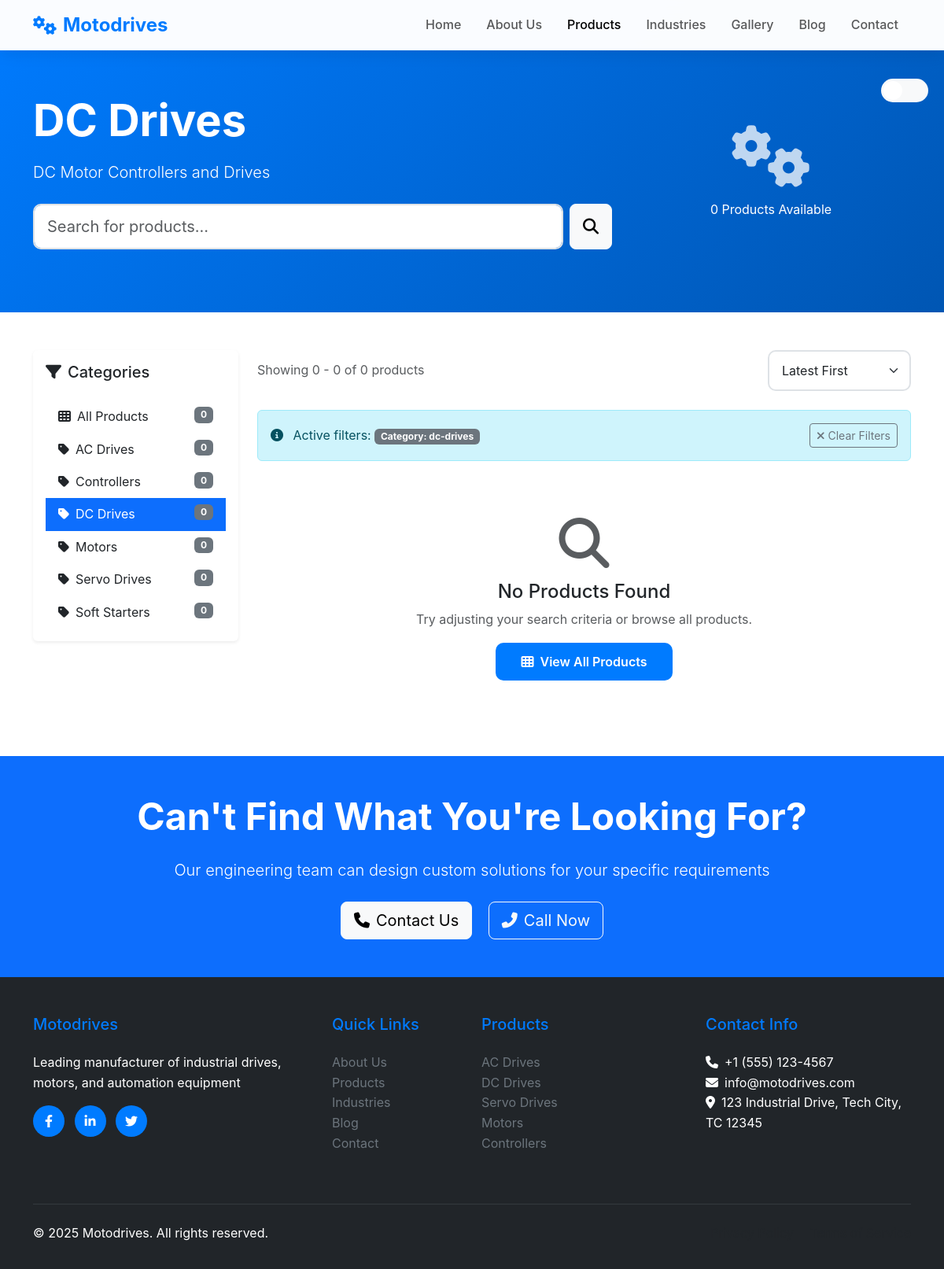
The page /products.php?category=dc-drives on the database its author committed.
### tables this page shows
CREATE TABLE `categories` (
  `id` int(11) NOT NULL AUTO_INCREMENT,
  `name` varchar(100) NOT NULL,
  `slug` varchar(100) NOT NULL,
  `description` text DEFAULT NULL,
  `image` varchar(255) DEFAULT NULL,
  `status` enum('active','inactive') NOT NULL DEFAULT 'active',
  `created_at` timestamp NOT NULL DEFAULT CURRENT_TIMESTAMP,
  `updated_at` timestamp NOT NULL DEFAULT CURRENT_TIMESTAMP ON UPDATE CURRENT_TIMESTAMP,
  PRIMARY KEY (`id`),
  UNIQUE KEY `slug` (`slug`)
);

### products.php (the view, shortened to what the rows shown need)
<?php
require_once 'config/config.php';
$categoriesQuery = "SELECT * FROM categories WHERE status = 'active' ORDER BY name ASC";
$categories = $db->query($categoriesQuery);
$search = isset($_GET['search']) ? sanitize($_GET['search']) : '';
$categoryFilter = isset($_GET['category']) ? sanitize($_GET['category']) : '';
$pageTitle = 'Products';
$pageDescription = 'Browse our comprehensive range of industrial drives, motors, and automation equipment';
if ($categoryFilter) {
    $categoryInfo = $db->query("SELECT name, description FROM categories WHERE slug = '$categoryFilter' LIMIT 1")->fetch_assoc();
    if ($categoryInfo) {
        $pageTitle = $categoryInfo['name'];
        $pageDescription = $categoryInfo['description'];
    }
}
?>
<!DOCTYPE html>
<html lang="en">
<head>
    <link href="https://cdn.jsdelivr.net/npm/bootstrap@5.3.0/dist/css/bootstrap.min.css" rel="stylesheet">
    <link rel="stylesheet" href="https://cdnjs.cloudflare.com/ajax/libs/font-awesome/6.4.0/css/all.min.css">
    <link rel="stylesheet" href="assets/css/style.css">
</head>
<body>
    <section class="page-header" style="background: linear-gradient(135deg, #007bff 0%, #0056b3 100%); color: white; padding: 120px 0 80px;">
        <div class="container">
            <div class="row align-items-center">
                <div class="col-lg-8">
                    <h1 class="display-4 fw-bold mb-3"><?= $pageTitle ?></h1>
                    <p class="lead mb-4"><?= $pageDescription ?></p>
                    <form method="GET" class="d-flex gap-2 max-width-500">
                        <input type="text" class="form-control form-control-lg" name="search"
                               placeholder="Search for products..." value="<?= htmlspecialchars($search) ?>">
                        <button type="submit" class="btn btn-light btn-lg">
                        </button>
                    </form>
                </div>
            </div>
        </div>
    </section>
    <section class="py-5">
        <div class="container">
            <div class="row">
                <div class="col-lg-3 mb-4">
                    <div class="sticky-top" style="top: 100px;">
                        <div class="card border-0 shadow-sm mb-4">
                            <div class="card-body">
                                <div class="list-group list-group-flush">
                                    <a href="products.php"
                                       class="list-group-item list-group-item-action border-0 <?= !$categoryFilter ? 'active' : '' ?>">
                                        <i class="fas fa-th me-2"></i>All Products
                                        <span class="badge bg-secondary float-end"><?= number_format($db->query("SELECT COUNT(*) as count FROM products WHERE status = 'active'")->fetch_assoc()['count']) ?></span>
                                    </a>
                                    <?php while ($category = $categories->fetch_assoc()): ?>
                                    <?php
                                    $countQuery = "SELECT COUNT(*) as count FROM products WHERE category_id = {$category['id']} AND status = 'active'";
                                    $count = $db->query($countQuery)->fetch_assoc()['count'];
                                    ?>
                                    <a href="products.php?category=<?= $category['slug'] ?>"
                                       class="list-group-item list-group-item-action border-0 <?= $categoryFilter == $category['slug'] ? 'active' : '' ?>">
                                        <i class="fas fa-tag me-2"></i><?= htmlspecialchars($category['name']) ?>
                                        <span class="badge bg-secondary float-end"><?= number_format($count) ?></span>
                                    </a>
                                    <?php endwhile; ?>
                                </div>
                            </div>
                        </div>
                    </div>
                </div>
            </div>
        </div>
    </section>
    <section class="py-5 bg-primary text-white">
        <div class="container text-center">
            <h2 class="display-5 fw-bold mb-4">Can't Find What You're Looking For?</h2>
        </div>
    </section>
</body>
</html>

### rows shown on the page
categories: name "DC Drives", description "DC Motor Controllers and Drives", count "0"
categories: name "AC Drives", count "0"
categories: name "Controllers", count "0"
categories: name "Motors", count "0"
categories: name "Servo Drives", count "0"
categories: name "Soft Starters", count "0"

### other values the page prints
$total "0"
min($page * $perPage, $total) "0"
$categoryFilter "dc-drives"
